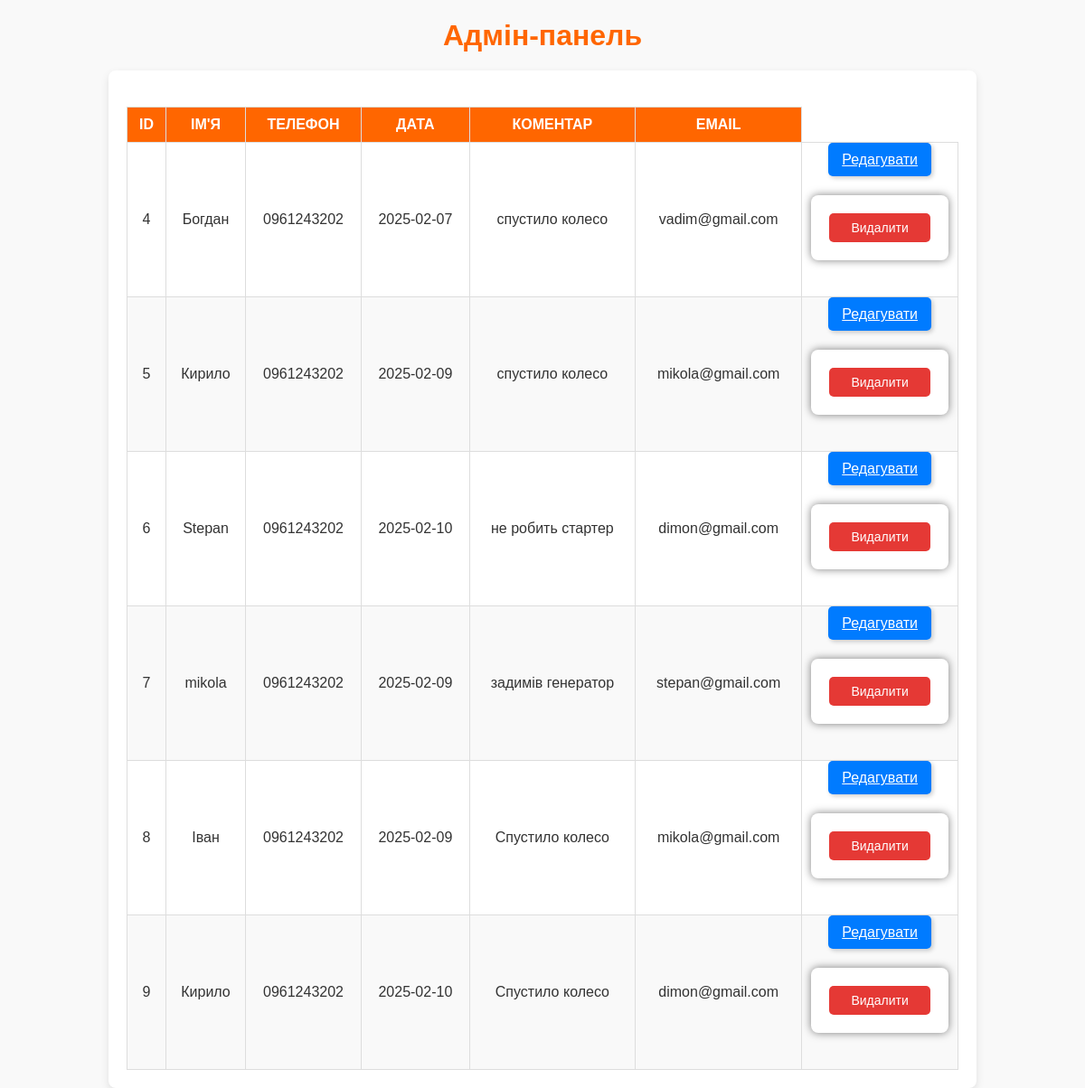
/admin, run on an earlier commit of the app's database.
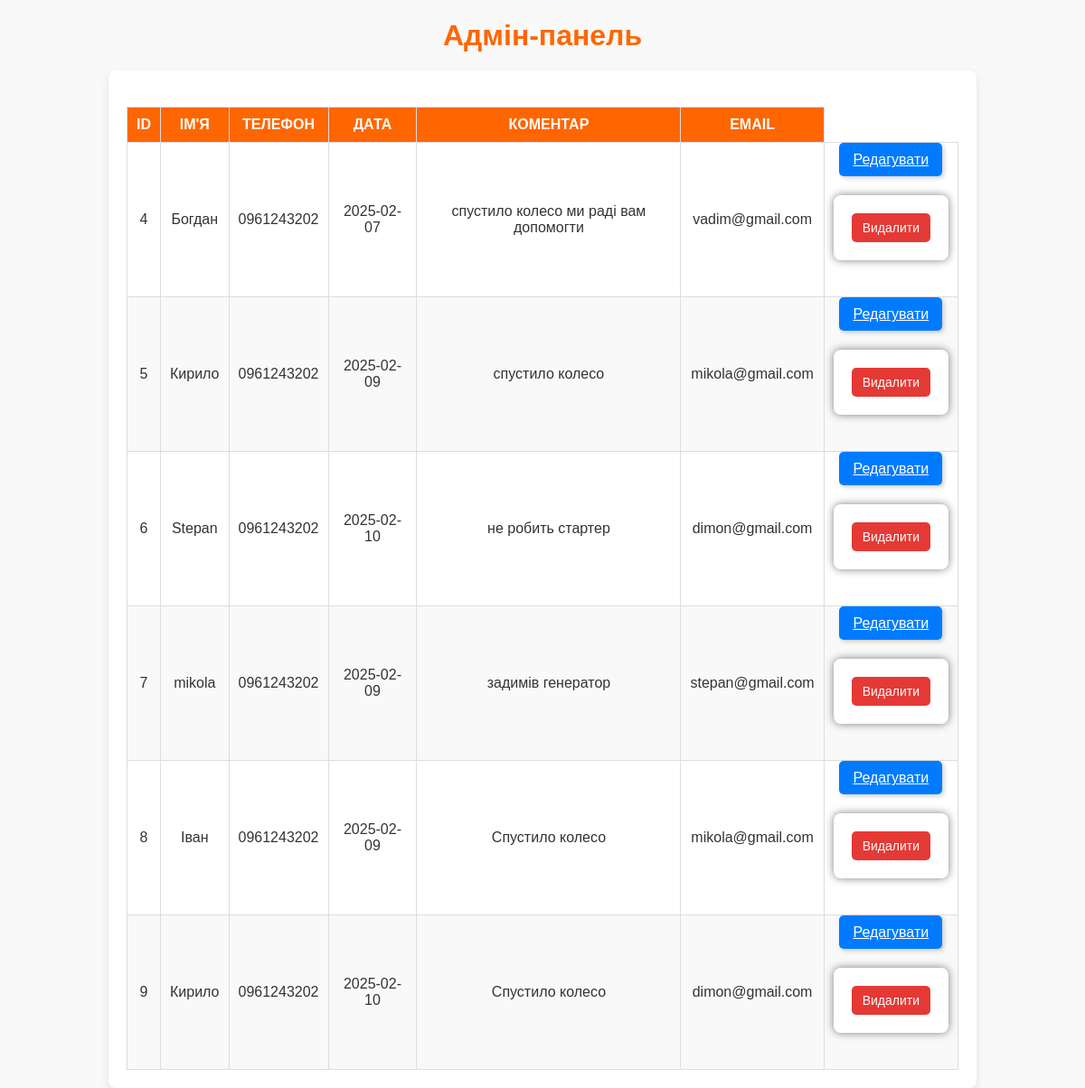
And on a later commit of the database.
### app.py (models this page shows)
class Booking(db.Model):
    id = db.Column(db.Integer, primary_key=True)
    name = db.Column(db.String(100), nullable=False)
    phone = db.Column(db.String(20), nullable=False)
    date = db.Column(db.String(20), nullable=False)
    comment = db.Column(db.Text, nullable=True)
    email = db.Column(db.String(120), nullable=False)

### app.py (the view)
@app.route('/admin')
def admin():
    bookings = Booking.query.all()
    return render_template('admin.html', bookings=bookings)

### templates/admin.html (shortened to what this page needs)
<!DOCTYPE html>
<html lang="uk">
<head>
    <link rel="stylesheet" href="{{ url_for('static', filename='css/styles.css') }}">
</head>
<body>
  <h1>Адмін-панель</h1>
   <div class="admin-container">
       <table>
           <thead>
            <tr>
                <th>ID</th>
                <th>Ім'я</th>
                <th>Телефон</th>
                <th>Дата</th>
                <th>Коментар</th>
                <th>Email</th>
            </tr>
           </thead>
           <tbody>
              {% for booking in bookings %}
              <tr>
                  <td>{{ booking.id }}</td>
                  <td>{{ booking.name }}</td>
                  <td>{{ booking.phone }}</td>
                  <td>{{ booking.date }}</td>
                  <td>{{ booking.comment }}</td>
                  <td>{{ booking.email }}</td>
                  <td>
                    <a href="{{url_for('update_booking', booking_id=booking.id) }}" class="edit-btn">Редагувати</a>
                    <form action="{{ url_for('delete_booking', booking_id=booking.id) }}" method="POST">
                        <button type="submit" class="delete-btn">Видалити</button>
                    </form>
                </td>
              </tr>
              {% endfor %}
            </tbody>
       </table>
   </div>
  </body>
</html>

### static/css/styles.css (style rules this page uses)
* { box-sizing: border-box; }
body { margin: 0; font-family: Arial, sans-serif; background-color: var(--background-color); color: var(--text-color); transition: background-color 0.3s ease, color 0.3s ease; }
a, button { transition: background-color 0.3s ease, color 0.3s ease, transform 0.2s ease; }
:root { --primary-color: #ff6600; --secondary-color: #f4f4f4; --text-color: #333; --background-color: #f9f9f9; --danger-color: #e53935; --success-color: #4CAF50; }
form { max-width: 500px; margin: 30px auto; background: #fff; padding: 20px; border-radius: 8px; box-shadow: 0 0 10px rgba(0, 0, 0, 0.5); }
form button { background-color: var(--primary-color); color: white; font-size: 18px; padding: 12px 20px; border: none; border-radius: 5px; cursor: pointer; display: block; width: 100%; }
table { width: 100%; border-collapse: collapse; margin-top: 20px; font-size: 16px; text-align: left; }
th, td { padding: 12px; border-bottom: 1px solid #ddd; }
th { background-color: #ff6600; color: white; font-weight: bold; text-transform: uppercase; }
tr:nth-child(even) { background-color: #f9f9f9; }
h1 { text-align: center; margin-bottom: 20px; }
.admin-container { width: 80%; margin: 0 auto; padding: 20px; background: #fff; border-radius: 8px; box-shadow: 0px 4px 10px rgba(0, 0, 0, 0.1); text-align: center; }
table { width: 100%; border-collapse: collapse; font-size: 16px; text-align: center; margin-top: 20px; }
th, td { padding: 10px; border: 1px solid #ddd; }
th { background-color: #ff6600; color: white; font-weight: bold; }
h1 { text-align: center; color: #ff6600; margin-bottom: 20px; }
.delete-btn { background-color: #e53935; color: white; padding: 8px 12px; border: none; border-radius: 5px; cursor: pointer; font-size: 14px; }
.edit-btn { background-color: #007BFF; color: white; font-size: 16px; padding: 10px 15px; border: none; border-radius: 5px; cursor: pointer; box-shadow: 2px 2px 5px rgba(0, 0, 0, 0.2); }

What changed in the data, as far as the page shows it:
changed Booking "Богдан": comment "спустило колесо" → "спустило колесо ми раді вам допомогти"
